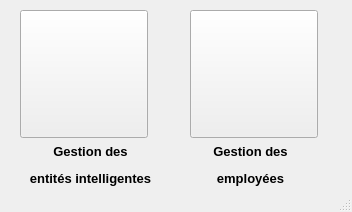
<?xml version="1.0" encoding="UTF-8"?>
<ui version="4.0">
 <class>Choix</class>
 <widget class="QMainWindow" name="Choix">
  <property name="geometry">
   <rect>
    <x>0</x>
    <y>0</y>
    <width>352</width>
    <height>212</height>
   </rect>
  </property>
  <property name="windowTitle">
   <string>Choisissez</string>
  </property>
  <widget class="QWidget" name="centralwidget">
   <widget class="QLabel" name="label">
    <property name="geometry">
     <rect>
      <x>50</x>
      <y>30</y>
      <width>61</width>
      <height>91</height>
     </rect>
    </property>
    <property name="text">
     <string/>
    </property>
    <property name="pixmap">
     <pixmap>../../../Downloads/garbage.png</pixmap>
    </property>
   </widget>
   <widget class="QLabel" name="label_3">
    <property name="geometry">
     <rect>
      <x>20</x>
      <y>140</y>
      <width>141</width>
      <height>51</height>
     </rect>
    </property>
    <property name="text">
     <string>&lt;html&gt;&lt;head/&gt;&lt;body&gt;&lt;p align=&quot;center&quot;&gt;&lt;span style=&quot; font-size:10pt; font-weight:600;&quot;&gt;Gestion des&lt;/span&gt;&lt;/p&gt;&lt;p align=&quot;center&quot;&gt;&lt;span style=&quot; font-size:10pt; font-weight:600;&quot;&gt;entités intelligentes&lt;/span&gt;&lt;/p&gt;&lt;/body&gt;&lt;/html&gt;</string>
    </property>
   </widget>
   <widget class="QLabel" name="label_5">
    <property name="geometry">
     <rect>
      <x>180</x>
      <y>140</y>
      <width>141</width>
      <height>51</height>
     </rect>
    </property>
    <property name="text">
     <string>&lt;html&gt;&lt;head/&gt;&lt;body&gt;&lt;p align=&quot;center&quot;&gt;&lt;span style=&quot; font-size:10pt; font-weight:600;&quot;&gt;Gestion des&lt;/span&gt;&lt;/p&gt;&lt;p align=&quot;center&quot;&gt;&lt;span style=&quot; font-size:10pt; font-weight:600;&quot;&gt;employées&lt;/span&gt;&lt;/p&gt;&lt;/body&gt;&lt;/html&gt;</string>
    </property>
   </widget>
   <widget class="QPushButton" name="pushButton">
    <property name="geometry">
     <rect>
      <x>20</x>
      <y>10</y>
      <width>128</width>
      <height>128</height>
     </rect>
    </property>
    <property name="styleSheet">
     <string notr="true">background-image: url(:/icone/Elements.png);</string>
    </property>
    <property name="text">
     <string/>
    </property>
    <property name="iconSize">
     <size>
      <width>128</width>
      <height>128</height>
     </size>
    </property>
   </widget>
   <widget class="QPushButton" name="pushButton_2">
    <property name="geometry">
     <rect>
      <x>190</x>
      <y>10</y>
      <width>128</width>
      <height>128</height>
     </rect>
    </property>
    <property name="autoFillBackground">
     <bool>false</bool>
    </property>
    <property name="styleSheet">
     <string notr="true">
background-image: url(:/icone/man.png);</string>
    </property>
    <property name="text">
     <string/>
    </property>
   </widget>
  </widget>
  <widget class="QStatusBar" name="statusbar"/>
 </widget>
 <resources/>
 <connections/>
</ui>
